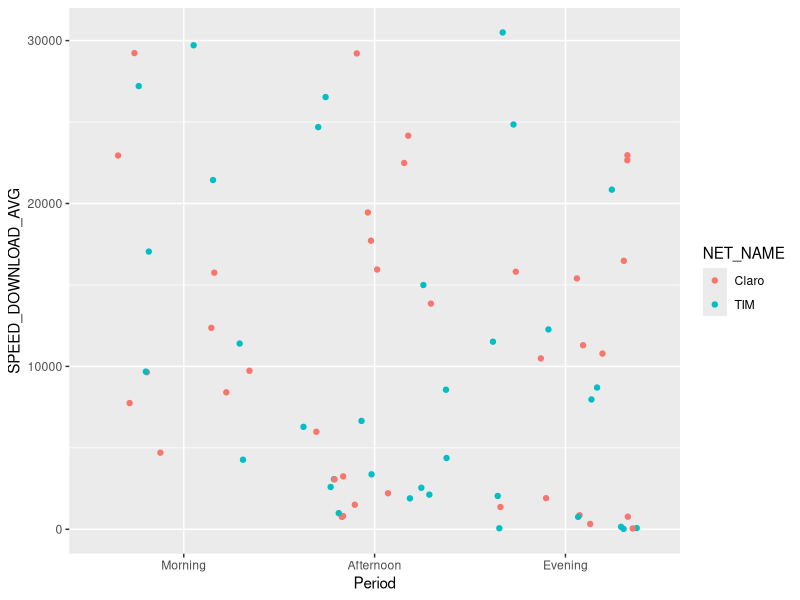
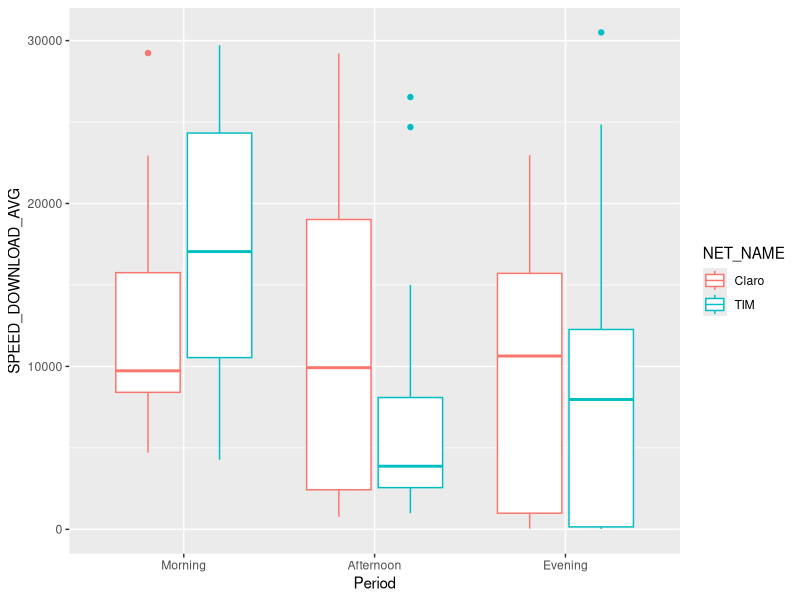
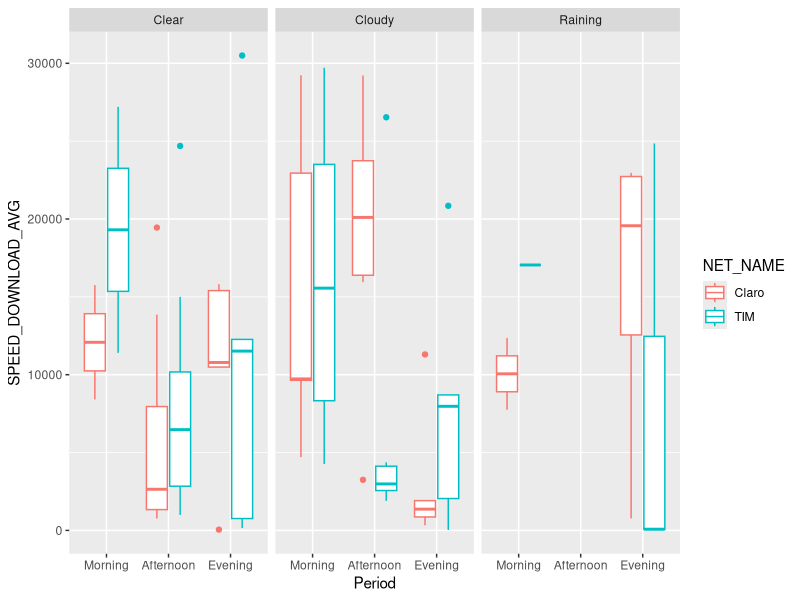

Write R code to recreate these figures, in order.
library(tidyverse)

# carrega os dados
nperf4g <- read.csv("data/nperfres4g.csv")

# Tabela com mínimo, média, máximo e desvio padrão
nperf4g %>%
  select(SPEED_DOWNLOAD_AVG, NET_NAME, Period) %>% # seleciona as variáveis de interesse
  group_by(NET_NAME, Period) %>%  # informa por quais variáveis agrupar para o comando seguinte
  summarise(
    minimo = min(SPEED_DOWNLOAD_AVG), # o valor mínimo das observações
    media = mean(SPEED_DOWNLOAD_AVG, na.rm = TRUE), # o valor médio das observações
    maximo = max(SPEED_DOWNLOAD_AVG), # o valor máximo das observações
   desvio = sd(SPEED_DOWNLOAD_AVG, na.rm = TRUE)) # o desvio padrão


# Gráfico de pontos
nperf4g %>%
  select(SPEED_DOWNLOAD_AVG, NET_NAME, Period, WEATHER) %>%
  mutate(Period = fct_relevel(Period, "Morning", "Afternoon", "Evening")) %>%
  ggplot(mapping = aes(x = Period, y = SPEED_DOWNLOAD_AVG)) + # gráfico com o Period no eixo x, e velocidade no y
  geom_point( # plota pontos para cada observação
    aes(color = NET_NAME), # cada operadora com uma cor diferente
    position = "jitter") # espalha os pontos para não serem plotados um em cima do outro


# Gráfico boxplot
nperf4g %>%
  select(SPEED_DOWNLOAD_AVG, NET_NAME, Period, WEATHER) %>%
  mutate(Period = fct_relevel(Period, "Morning", "Afternoon", "Evening")) %>%
  ggplot(mapping = aes(x = Period, y = SPEED_DOWNLOAD_AVG)) + # gráfico com o Period no eixo x, e velocidade no y
  geom_boxplot(aes(color = NET_NAME))


# Gráfico boxplot com facetas
nperf4g %>%
  select(SPEED_DOWNLOAD_AVG, NET_NAME, Period, WEATHER) %>%
  mutate(Period = fct_relevel(Period, "Morning", "Afternoon", "Evening")) %>%
  ggplot(mapping = aes(x = Period, y = SPEED_DOWNLOAD_AVG)) + # gráfico com o Period no eixo x, e velocidade no y
  geom_boxplot(aes(color = NET_NAME)) +
  facet_wrap(~WEATHER)
